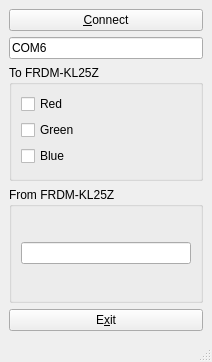
<?xml version="1.0" encoding="UTF-8"?>
<ui version="4.0">
 <class>Demo</class>
 <widget class="QMainWindow" name="Demo">
  <property name="geometry">
   <rect>
    <x>0</x>
    <y>0</y>
    <width>212</width>
    <height>362</height>
   </rect>
  </property>
  <property name="windowTitle">
   <string>Demo</string>
  </property>
  <widget class="QWidget" name="centralwidget">
   <layout class="QVBoxLayout" name="verticalLayout">
    <item>
     <widget class="QPushButton" name="pbConnect">
      <property name="text">
       <string>&amp;Connect</string>
      </property>
     </widget>
    </item>
    <item>
     <widget class="QLineEdit" name="lePortName">
      <property name="text">
       <string>COM6</string>
      </property>
     </widget>
    </item>
    <item>
     <widget class="QGroupBox" name="groupBox">
      <property name="title">
       <string>To FRDM-KL25Z</string>
      </property>
      <layout class="QVBoxLayout" name="verticalLayout_2">
       <item>
        <widget class="QCheckBox" name="cbRed">
         <property name="text">
          <string>Red</string>
         </property>
        </widget>
       </item>
       <item>
        <widget class="QCheckBox" name="cbGreen">
         <property name="text">
          <string>Green</string>
         </property>
        </widget>
       </item>
       <item>
        <widget class="QCheckBox" name="cbBlue">
         <property name="text">
          <string>Blue</string>
         </property>
        </widget>
       </item>
      </layout>
     </widget>
    </item>
    <item>
     <widget class="QGroupBox" name="groupBox_2">
      <property name="title">
       <string>From FRDM-KL25Z</string>
      </property>
      <layout class="QVBoxLayout" name="verticalLayout_3">
       <item>
        <widget class="QLineEdit" name="info">
         <property name="sizePolicy">
          <sizepolicy hsizetype="MinimumExpanding" vsizetype="Fixed">
           <horstretch>0</horstretch>
           <verstretch>0</verstretch>
          </sizepolicy>
         </property>
         <property name="readOnly">
          <bool>true</bool>
         </property>
        </widget>
       </item>
      </layout>
     </widget>
    </item>
    <item>
     <widget class="QPushButton" name="pushButton">
      <property name="text">
       <string>E&amp;xit</string>
      </property>
     </widget>
    </item>
   </layout>
  </widget>
  <widget class="QMenuBar" name="menubar">
   <property name="geometry">
    <rect>
     <x>0</x>
     <y>0</y>
     <width>212</width>
     <height>21</height>
    </rect>
   </property>
  </widget>
  <widget class="QStatusBar" name="statusbar"/>
 </widget>
 <resources/>
 <connections>
  <connection>
   <sender>cbRed</sender>
   <signal>clicked()</signal>
   <receiver>Demo</receiver>
   <slot>rgbUpdate()</slot>
   <hints>
    <hint type="sourcelabel">
     <x>190</x>
     <y>125</y>
    </hint>
    <hint type="destinationlabel">
     <x>208</x>
     <y>72</y>
    </hint>
   </hints>
  </connection>
  <connection>
   <sender>cbGreen</sender>
   <signal>clicked()</signal>
   <receiver>Demo</receiver>
   <slot>rgbUpdate()</slot>
   <hints>
    <hint type="sourcelabel">
     <x>82</x>
     <y>132</y>
    </hint>
    <hint type="destinationlabel">
     <x>209</x>
     <y>102</y>
    </hint>
   </hints>
  </connection>
  <connection>
   <sender>cbBlue</sender>
   <signal>clicked()</signal>
   <receiver>Demo</receiver>
   <slot>rgbUpdate()</slot>
   <hints>
    <hint type="sourcelabel">
     <x>174</x>
     <y>158</y>
    </hint>
    <hint type="destinationlabel">
     <x>208</x>
     <y>129</y>
    </hint>
   </hints>
  </connection>
  <connection>
   <sender>pbConnect</sender>
   <signal>clicked()</signal>
   <receiver>Demo</receiver>
   <slot>serialConnect()</slot>
   <hints>
    <hint type="sourcelabel">
     <x>194</x>
     <y>79</y>
    </hint>
    <hint type="destinationlabel">
     <x>209</x>
     <y>41</y>
    </hint>
   </hints>
  </connection>
  <connection>
   <sender>pushButton</sender>
   <signal>clicked()</signal>
   <receiver>Demo</receiver>
   <slot>exit()</slot>
   <hints>
    <hint type="sourcelabel">
     <x>183</x>
     <y>256</y>
    </hint>
    <hint type="destinationlabel">
     <x>208</x>
     <y>261</y>
    </hint>
   </hints>
  </connection>
 </connections>
 <slots>
  <slot>rgbUpdate()</slot>
  <slot>serialConnect()</slot>
  <slot>exit()</slot>
 </slots>
</ui>
